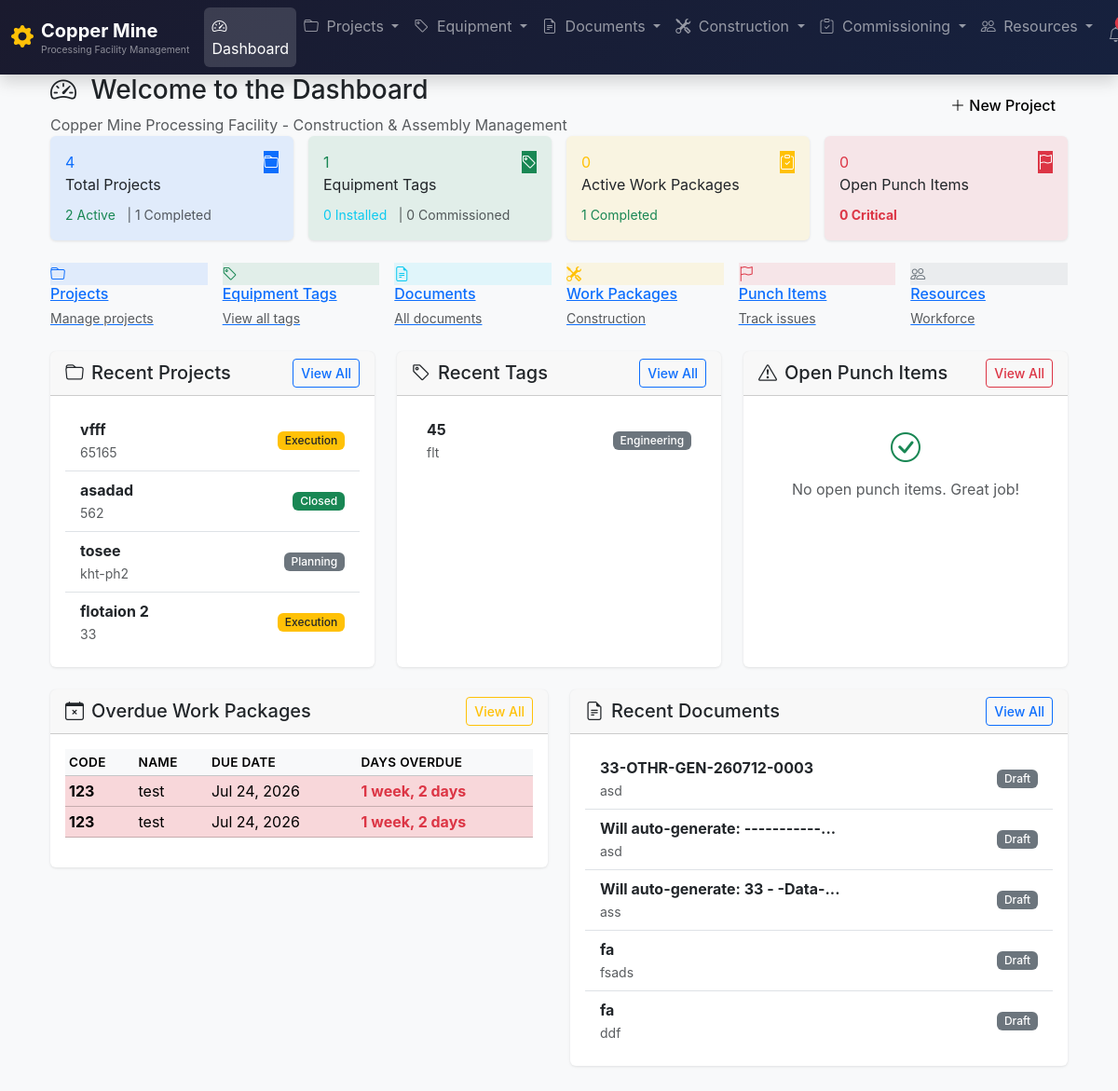
Before: / (signed in) with the older database file.
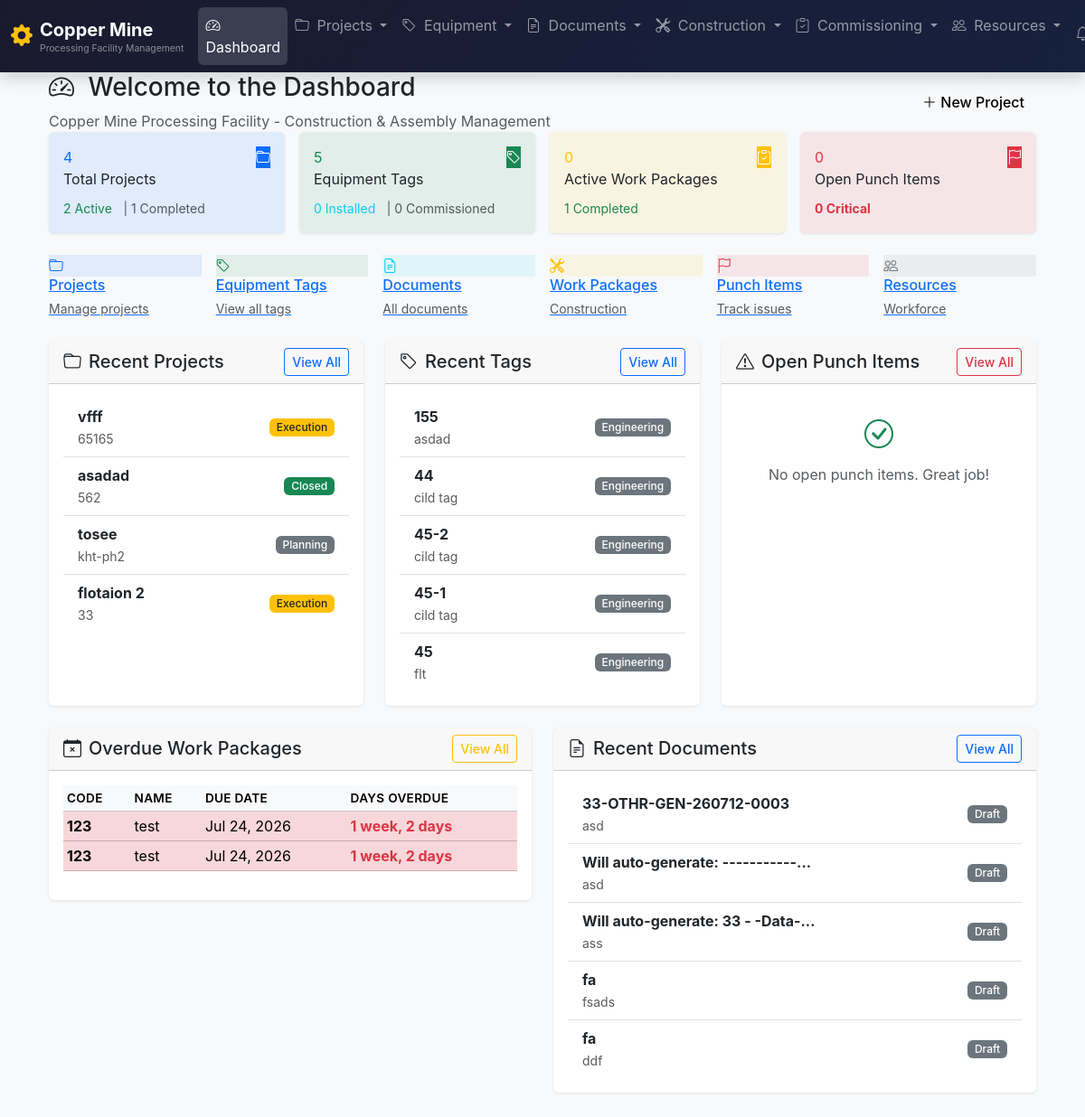
After: the same page with the newer database file.
### core/models.py (models this page shows, shortened)
class Project(models.Model):
	class Status(models.TextChoices):
		INITIATION = 'INIT', 'Initiation'
		PLANNING = 'PLAN', 'Planning'
		EXECUTION = 'EXEC', 'Execution'
		COMMISSIONING = 'COMM', 'Commissioning'
		CLOSED = 'CLSD', 'Closed'
	name = models.CharField(max_length=255)
	code = models.CharField(max_length=50, unique=True, help_text="Short code, e.g., 'CU-PH2'")
	location = models.CharField(max_length=255)
	description = models.TextField(blank=True)
	start_date = models.DateField()
	target_completion_date = models.DateField()
	actual_completion_date = models.DateField(null=True, blank=True)
	status = models.CharField(max_length=4, choices=Status.choices, default=Status.INITIATION)
	created_at = models.DateTimeField(auto_now_add=True)
	updated_at = models.DateTimeField(auto_now=True)
	class Meta:
		ordering = ['-start_date']
		verbose_name = 'Project'
		verbose_name_plural = 'Projects'

class EquipmentTag(models.Model):
	class EquipmentType(models.TextChoices):
		CRUSHER = 'CRUSH', 'Crusher'
		CONVEYOR = 'CONV', 'Conveyor'
		FLOTATION = 'FLOT', 'Flotation Cell'
		PUMP = 'PUMP', 'Pump'
		MOTOR = 'MOTOR', 'Motor'
		INSTRUMENT = 'INST', 'Instrument'
		CABLE = 'CABLE', 'Cable'
		TRANSFORMER = 'XFMR', 'Transformer'
		VALVE = 'VALV', 'Valve'
		TANK = 'TANK', 'Tank'
		SCREEN = 'SCRN', 'Screen'
		FEEDER = 'FEED', 'Feeder'
		CYCLONE = 'CYCL', 'Cyclone'
		THICKENER = 'THCK', 'Thickener'
		FILTER = 'FILT', 'Filter'
		COMPRESSOR = 'COMP', 'Compressor'
		OTHER = 'OTHR', 'Other'
	class Discipline(models.TextChoices):
		MECHANICAL = 'MECH', 'Mechanical'
		ELECTRICAL = 'ELEC', 'Electrical'
		PIPING = 'PIPE', 'Piping'
		INSTRUMENTATION = 'INSTR', 'Instrumentation'
		CIVIL = 'CIVL', 'Civil'
		STRUCTURAL = 'STRU', 'Structural'
	class Criticality(models.TextChoices):
		HIGH = 'HIGH', 'High'
		MEDIUM = 'MED', 'Medium'
		LOW = 'LOW', 'Low'
	class Status(models.TextChoices):
		ENGINEERING = 'ENG', 'Engineering'
		PROCURED = 'PROC', 'Procured'
		DELIVERED = 'DLVD', 'Delivered'
		INSTALLED = 'INST', 'Installed'
		ALIGNED = 'ALGN', 'Aligned'
		PRECOMM = 'PREC', 'Pre-Commissioned'
		COMMISSIONED = 'COMM', 'Commissioned'
		HANDED_OVER = 'HNDO', 'Handed Over'
		DEFECT = 'DEF', 'Defective'
	project = models.ForeignKey(Project, on_delete=models.CASCADE, related_name='equipment_tags')
	area = models.ForeignKey(Area, on_delete=models.SET_NULL, null=True, blank=True, related_name='equipment_tags')
	system = models.ForeignKey(System, on_delete=models.SET_NULL, null=True, blank=True, related_name='equipment_tags')
	parent_tag = models.ForeignKey(
			'self', on_delete=models.CASCADE, null=True, blank=True,
			related_name='child_tags'
			)
	tag_number = models.CharField(max_length=100, db_index=True)
	description = models.CharField(max_length=500)
	equipment_type = models.CharField(max_length=5, choices=EquipmentType.choices)
	discipline = models.CharField(max_length=5, choices=Discipline.choices)
	manufacturer = models.CharField(max_length=255, blank=True)
	model_number = models.CharField(max_length=100, blank=True)
	serial_number = models.CharField(max_length=100, blank=True)
	criticality = models.CharField(max_length=4, choices=Criticality.choices, default=Criticality.MEDIUM)
	status = models.CharField(max_length=4, choices=Status.choices, default=Status.ENGINEERING)
	installation_date = models.DateField(null=True, blank=True)
	weight_kg = models.DecimalField(max_digits=10, decimal_places=2, null=True, blank=True)
	dimensions = models.CharField(
			max_length=200, blank=True,
			help_text="LxWxH in mm, e.g., '3000x2000x1500'"
			)
	notes = models.TextField(blank=True)
	created_at = models.DateTimeField(auto_now_add=True)
	updated_at = models.DateTimeField(auto_now=True)
	class Meta:
		ordering = ['tag_number']
		indexes = [
				models.Index(fields=['project', 'tag_number']),
				models.Index(fields=['project', 'status']),
				models.Index(fields=['parent_tag']),
				]
		verbose_name = 'Equipment Tag'
		verbose_name_plural = 'Equipment Tags'

### construction/models.py (models this page shows, shortened)
class WorkPackage(models.Model):
	class Status(models.TextChoices):
		NOT_STARTED = 'NSTA', 'Not Started'
		MOBILIZING = 'MOB', 'Mobilizing'
		IN_PROGRESS = 'IPRO', 'In Progress'
		COMPLETE = 'COMP', 'Complete'
		ON_HOLD = 'HOLD', 'On Hold'
	project = models.ForeignKey(
			'core.Project', on_delete=models.CASCADE, related_name='work_packages'
			)
	code = models.CharField(max_length=50)
	name = models.CharField(max_length=500)
	area = models.ForeignKey(
			'core.Area', on_delete=models.PROTECT, related_name='work_packages'
			)
	system = models.ForeignKey(
			'core.System', on_delete=models.SET_NULL, null=True, blank=True,
			related_name='work_packages'
			)
	description = models.TextField(blank=True)
	supervisor = models.ForeignKey(
			User, on_delete=models.SET_NULL, null=True, blank=True,
			related_name='supervised_work_packages'
			)
	contractor = models.CharField(
			max_length=255, blank=True, help_text="Company executing the work"
			)
	planned_start = models.DateField()
	planned_finish = models.DateField()
	actual_start = models.DateField(null=True, blank=True)
	actual_finish = models.DateField(null=True, blank=True)
	status = models.CharField(max_length=4, choices=Status.choices, default=Status.NOT_STARTED)
	percent_complete = models.DecimalField(max_digits=5, decimal_places=2, default=0.00)
	priority = models.PositiveSmallIntegerField(default=3, help_text="1=Highest, 5=Lowest")
	notes = models.TextField(blank=True)
	created_at = models.DateTimeField(auto_now_add=True)
	updated_at = models.DateTimeField(auto_now=True)
	class Meta:
		ordering = ['code']
		verbose_name = 'Work Package'
		verbose_name_plural = 'Work Packages'

### documents/models.py (models this page shows, shortened)
class Document(models.Model):
	class DocType(models.TextChoices):
		DRAWING = 'DWG', 'Drawing'
		P_AND_ID = 'PNID', 'P&ID'
		DATASHEET = 'DATA', 'Datasheet'
		MANUAL = 'MAN', 'Manual'
		PROCEDURE = 'PROC', 'Procedure'
		SPECIFICATION = 'SPEC', 'Specification'
		CERTIFICATE = 'CERT', 'Certificate'
		REPORT = 'RPT', 'Report'
		CALCULATION = 'CALC', 'Calculation'
		OTHER = 'OTHR', 'Other'
	class DocStatus(models.TextChoices):
		DRAFT = 'DRAFT', 'Draft'
		UNDER_REVIEW = 'REVW', 'Under Review'
		APPROVED = 'APPR', 'Approved'
		ISSUED_FOR_CONSTRUCTION = 'IFC', 'Issued for Construction'
		AS_BUILT = 'ASBL', 'As-Built'
		SUPERSEDED = 'SUPD', 'Superseded'
	class Discipline(models.TextChoices):
		MECHANICAL = 'MECH', 'Mechanical'
		ELECTRICAL = 'ELEC', 'Electrical'
		PIPING = 'PIPE', 'Piping'
		INSTRUMENTATION = 'INSTR', 'Instrumentation'
		CIVIL = 'CIVL', 'Civil'
		STRUCTURAL = 'STRU', 'Structural'
		PROCESS = 'PROC', 'Process'
		GENERAL = 'GEN', 'General'
	project = models.ForeignKey(
			'core.Project', on_delete=models.CASCADE, related_name='documents'
			)
	document_number = models.CharField(max_length=100,null=True,blank=True)
	title = models.CharField(max_length=500)
	doc_type = models.CharField(max_length=5, choices=DocType.choices)
	discipline = models.CharField(max_length=5, choices=Discipline.choices)
	revision = models.CharField(max_length=20, help_text="e.g., 'Rev B', 'IFC', 'A'")
	status = models.CharField(max_length=10, choices=DocStatus.choices, default=DocStatus.DRAFT)
	file_upload = models.FileField(
			upload_to='documents/%Y/%m/%d/',
			null=True, blank=True
			)
	file_path = models.CharField(
			max_length=500, blank=True,
			help_text="Alternative path to document if not uploaded directly"
			)
	issue_date = models.DateField(null=True, blank=True)
	submitted_by = models.ForeignKey(
			User, on_delete=models.SET_NULL, null=True, blank=True,
			related_name='submitted_documents'
			)
	approved_by = models.ForeignKey(
			User, on_delete=models.SET_NULL, null=True, blank=True,
			related_name='approved_documents'
			)
	notes = models.TextField(blank=True)
	created_at = models.DateTimeField(auto_now_add=True)
	updated_at = models.DateTimeField(auto_now=True)
	class Meta:
		ordering = ['document_number', '-revision']
		verbose_name = 'Document'
		verbose_name_plural = 'Documents'

### core/views.py (the view)
# urls.py: path('', views.DashboardView.as_view(), name='dashboard'),
class DashboardView(LoginRequiredMixin, generic.TemplateView):
	template_name = 'core/dashboard.html'
	def get_context_data(self, **kwargs):
		context = super().get_context_data(**kwargs)
		context['total_projects'] = Project.objects.count()
		context['active_projects'] = Project.objects.filter(
				status__in=['EXEC', 'COMM']
				).count()
		context['completed_projects'] = Project.objects.filter(
				status='CLSD'
				).count()
		context['total_equipment_tags'] = EquipmentTag.objects.count()
		context['installed_tags'] = EquipmentTag.objects.filter(
				status='INST'
				).count()
		context['commissioned_tags'] = EquipmentTag.objects.filter(
				status='COMM'
				).count()
		context['total_documents'] = Document.objects.count()
		context['approved_documents'] = Document.objects.filter(
				status='APPR'
				).count()
		context['open_punch_items'] = PunchItem.objects.filter(
				status__in=['OPEN', 'IPRO']
				).count()
		context['critical_punch_items'] = PunchItem.objects.filter(
				status__in=['OPEN', 'IPRO'],
				category='A'
				).count()
		context['active_work_packages'] = WorkPackage.objects.filter(
				status='IPRO'
				).count()
		context['completed_work_packages'] = WorkPackage.objects.filter(
				status='COMP'
				).count()
		context['recent_projects'] = Project.objects.order_by('-created_at')[:5]
		context['recent_tags'] = EquipmentTag.objects.select_related(
				'project', 'area'
				).order_by('-created_at')[:10]
		context['overdue_work_packages'] = WorkPackage.objects.filter(
				status__in=['IPRO', 'NSTA'],
				planned_finish__lt=timezone.now().date()
				).select_related('project', 'area').order_by('planned_finish')[:5]
		context['recent_documents'] = Document.objects.select_related(
				'project'
				).order_by('-created_at')[:5]
		context['recent_punch_items'] = PunchItem.objects.filter(
				status__in=['OPEN', 'IPRO']
				).select_related(
				'project', 'equipment_tag', 'raised_by'
				).order_by('-raised_date')[:5]
		context['projects_overview'] = Project.objects.annotate(
				equipment_count=Count('equipment_tags', distinct=True),
				document_count=Count('documents', distinct=True),
				work_package_count=Count('work_packages', distinct=True),
				punch_item_count=Count('punch_items', distinct=True),
				open_punch_count=Count(
						'punch_items',
						filter=Q(punch_items__status__in=['OPEN', 'IPRO']),
						distinct=True
						)
				).order_by('-created_at')
		return context

### templates/core/dashboard.html (shortened to what the changed rows need)
{% extends 'base.html' %}
{% load static %}
{% block content %}
<div class="container-fluid py-4">
  <div class="welcome-banner">
    <div class="row align-items-center">
      <div class="col-md-8">
        <h1 class="h3 mb-2">
          <i class="bi bi-speedometer2 me-2"></i>
          Welcome to the Dashboard
        </h1>
      </div>
    </div>
  </div>
  <div class="row g-3 mb-4">
    <div class="col-xl-3 col-md-6">
      <div class="card stat-card bg-success bg-opacity-10">
        <div class="card-body">
          <div class="d-flex justify-content-between align-items-start">
            <div>
              <div class="stat-value text-success">{{ total_equipment_tags }}</div>
              <div class="stat-label">Equipment Tags</div>
            </div>
          </div>
        </div>
      </div>
    </div>
  </div>
  <div class="row">
    <div class="col-lg-4 mb-4">
      <div class="card h-100">
        <div class="card-body">
          {% if recent_projects %}
          <div class="list-group list-group-flush">
            {% for project in recent_projects %}
            <a href="{% url 'core:project-detail' project.pk %}"
               class="list-group-item list-group-item-action d-flex justify-content-between align-items-center">
              <div>
                <strong>{{ project.name }}</strong>
                <br>
                <small class="text-muted">{{ project.code }}</small>
              </div>
              <span class="badge
                                {% if project.status == 'EXEC' %}bg-warning text-dark
                                {% elif project.status == 'COMM' %}bg-info
                                {% elif project.status == 'CLSD' %}bg-success
                                {% else %}bg-secondary
                                {% endif %}">
                                {{ project.get_status_display }}
                            </span>
            </a>
            {% endfor %}
          </div>
          {% else %}
          <p class="text-muted text-center py-3">No projects yet.</p>
          {% endif %}
        </div>
      </div>
    </div>
    <div class="col-lg-4 mb-4">
      <div class="card h-100">
        <div class="card-body">
          {% if recent_tags %}
          <div class="list-group list-group-flush">
            {% for tag in recent_tags %}
            <a href="{% url 'core:equipment-tag-detail' tag.pk %}"
               class="list-group-item list-group-item-action d-flex justify-content-between align-items-center">
              <div>
                <strong>{{ tag.tag_number }}</strong>
                <br>
                <small class="text-muted">{{ tag.description|truncatechars:40 }}</small>
              </div>
              <span class="badge
                                {% if tag.status == 'INST' %}bg-success
                                {% elif tag.status == 'DLVD' %}bg-info
                                {% elif tag.status == 'DEF' %}bg-danger
                                {% else %}bg-secondary
                                {% endif %}">
                                {{ tag.get_status_display }}
                            </span>
            </a>
            {% endfor %}
          </div>
          {% else %}
          <p class="text-muted text-center py-3">No tags yet.</p>
          {% endif %}
        </div>
      </div>
    </div>
  </div>
  <div class="row">
    <div class="col-lg-6 mb-4">
      <div class="card">
        <div class="card-body">
          {% if overdue_work_packages %}
          <div class="table-responsive">
            <table class="table table-sm table-hover">
              <thead class="table-light">
              <tr>
                <th>Code</th>
                <th>Name</th>
                <th>Due Date</th>
                <th>Days Overdue</th>
              </tr>
              </thead>
              <tbody>
              {% for wp in overdue_work_packages %}
              <tr class="table-danger">
                <td><strong>{{ wp.code }}</strong></td>
                <td>{{ wp.name|truncatechars:40 }}</td>
                <td>{{ wp.planned_finish|date:"M d, Y" }}</td>
                <td>
                  {% with days_overdue=wp.planned_finish|timesince %}
                  <span class="text-danger fw-bold">{{ days_overdue }}</span>
                  {% endwith %}
                </td>
              </tr>
              {% endfor %}
              </tbody>
            </table>
          </div>
          {% else %}
          <p class="text-muted text-center py-3">
            <i class="bi bi-check-circle text-success"></i>
            No overdue work packages.
          </p>
          {% endif %}
        </div>
      </div>
    </div>
    <div class="col-lg-6 mb-4">
      <div class="card">
        <div class="card-body">
          {% if recent_documents %}
          <div class="list-group list-group-flush">
            {% for doc in recent_documents %}
            <a href="#"
               class="list-group-item list-group-item-action">
              <div class="d-flex justify-content-between align-items-center">
                <div>
                  <strong>{{ doc.document_number }}</strong>
                  <br>
                  <small class="text-muted">{{ doc.title|truncatechars:50 }}</small>
                </div>
                <span class="badge
                                    {% if doc.status == 'APPR' %}bg-success
                                    {% elif doc.status == 'IFC' %}bg-primary
                                    {% else %}bg-secondary
                                    {% endif %}">
                                    {{ doc.get_status_display }}
                                </span>
              </div>
            </a>
            {% endfor %}
          </div>
          {% else %}
          <p class="text-muted text-center py-3">No documents yet.</p>
          {% endif %}
        </div>
      </div>
    </div>
  </div>
</div>
{% endblock %}

Changed rows visible on the page:
added EquipmentTag: tag_number "155", description "asdad", status "Engineering"
added EquipmentTag: tag_number "44", description "cild tag", status "Engineering"
added EquipmentTag: tag_number "45-2", description "cild tag", status "Engineering"
added EquipmentTag: tag_number "45-1", description "cild tag", status "Engineering"
Other visible differences:
{{ total_equipment_tags }}: "1" → "5"
